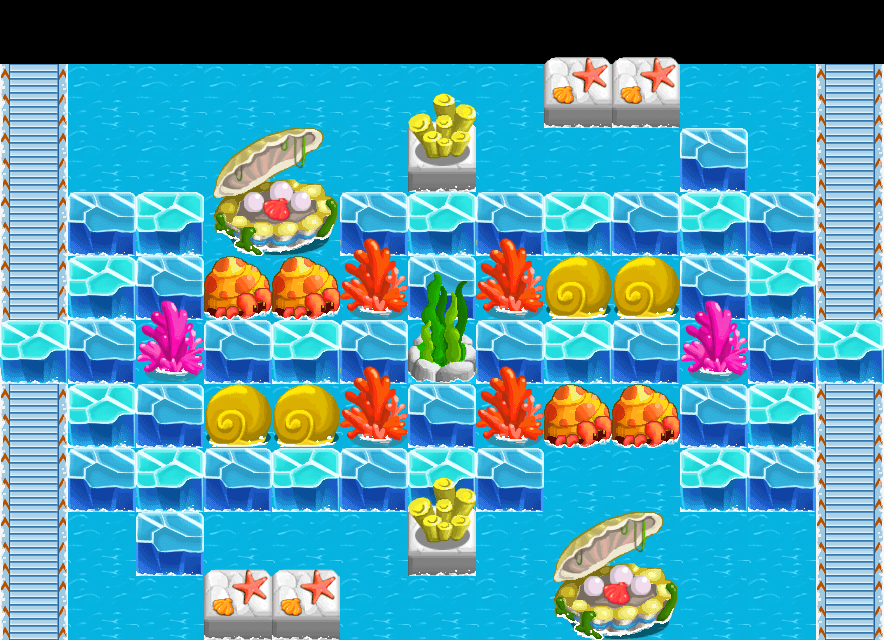

A level layout from a 2D game, rendered from its tile map. Below: a short description, then the map file with tile-grid data replaced by summaries:
An orthogonal 13x10 tile map with 68x64 px tiles, 4 tile layers (bg, item, wall, fg) and 2 objects (player1, player2).

<map version="1.0" orientation="orthogonal" renderorder="right-down" width="13" height="10" tilewidth="68" tileheight="64" nextobjectid="5">
 <tileset firstgid="1" name="ice" tilewidth="68" tileheight="64" tilecount="35" columns="5">
  <image source="ice.png" width="340" height="448" />
  <tile id="3">
   <properties>
    <property name="block" value="1" />
   </properties>
  </tile>
  <tile id="4">
   <properties>
    <property name="block" value="1" />
   </properties>
  </tile>
  <tile id="5">
   <properties>
    <property name="block" value="1" />
   </properties>
  </tile>
  <tile id="6">
   <properties>
    <property name="block" value="1" />
   </properties>
  </tile>
  <tile id="7">
   <properties>
    <property name="block" value="1" />
   </properties>
  </tile>
  <tile id="9">
   <properties>
    <property name="anim" value="2" />
    <property name="dir" value="up" />
   </properties>
  </tile>
  <tile id="10">
   <properties>
    <property name="block" value="1" />
   </properties>
  </tile>
  <tile id="11">
   <properties>
    <property name="block" value="1" />
   </properties>
  </tile>
  <tile id="13">
   <properties>
    <property name="block" value="1" />
   </properties>
  </tile>
  <tile id="14">
   <properties>
    <property name="block" value="1" />
   </properties>
  </tile>
  <tile id="15">
   <properties>
    <property name="block" value="1" />
   </properties>
  </tile>
  <tile id="16">
   <properties>
    <property name="block" value="1" />
   </properties>
  </tile>
  <tile id="17">
   <properties>
    <property name="block" value="1" />
    <property name="move" value="1" />
   </properties>
  </tile>
  <tile id="23">
   <properties>
    <property name="block" value="1" />
   </properties>
  </tile>
  <tile id="24">
   <properties>
    <property name="block" value="1" />
   </properties>
  </tile>
  <tile id="25">
   <properties>
    <property name="block" value="1" />
   </properties>
  </tile>
  <tile id="26">
   <properties>
    <property name="block" value="1" />
   </properties>
  </tile>
  <tile id="30">
   <properties>
    <property name="anim" value="5" />
    <property name="dir" value="up" />
   </properties>
  </tile>
 </tileset>
 <layer name="bg" width="13" height="10">
  <data>[130 cells, 117 non-empty, 3 distinct tile ids]</data>
 </layer>
 <layer name="item" width="13" height="10">
  <data>[130 cells, 48 non-empty, 4 distinct tile ids]</data>
 </layer>
 <layer name="wall" width="13" height="10">
  <data>[130 cells, 17 non-empty, 7 distinct tile ids]</data>
 </layer>
 <layer name="fg" width="13" height="10">
  <data>[130 cells, 17 non-empty, 7 distinct tile ids]</data>
 </layer>
 <objectgroup name="players">
  <object id="1" name="player1" x="106" y="159">
   <properties>
    <property name="playertype" value="player" />
   </properties>
  </object>
  <object id="2" name="player2" x="779" y="547">
   <properties>
    <property name="playertype" value="boss2" />
   </properties>
  </object>
 </objectgroup>
</map>
